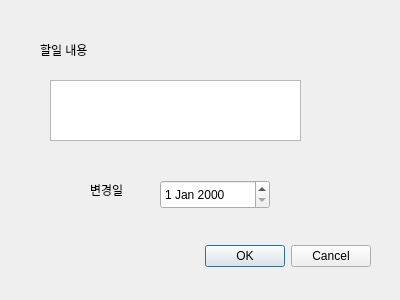
<?xml version="1.0" encoding="UTF-8"?>
<ui version="4.0">
 <class>ModifyDialog</class>
 <widget class="QDialog" name="ModifyDialog">
  <property name="geometry">
   <rect>
    <x>0</x>
    <y>0</y>
    <width>400</width>
    <height>300</height>
   </rect>
  </property>
  <property name="windowTitle">
   <string>Dialog</string>
  </property>
  <widget class="QDialogButtonBox" name="buttonBox">
   <property name="geometry">
    <rect>
     <x>30</x>
     <y>240</y>
     <width>341</width>
     <height>32</height>
    </rect>
   </property>
   <property name="orientation">
    <enum>Qt::Orientation::Horizontal</enum>
   </property>
   <property name="standardButtons">
    <set>QDialogButtonBox::StandardButton::Cancel|QDialogButtonBox::StandardButton::Ok</set>
   </property>
  </widget>
  <widget class="QLabel" name="label">
   <property name="geometry">
    <rect>
     <x>40</x>
     <y>40</y>
     <width>62</width>
     <height>20</height>
    </rect>
   </property>
   <property name="text">
    <string>할일 내용</string>
   </property>
  </widget>
  <widget class="QTextEdit" name="textEdit">
   <property name="geometry">
    <rect>
     <x>50</x>
     <y>80</y>
     <width>251</width>
     <height>61</height>
    </rect>
   </property>
  </widget>
  <widget class="QDateEdit" name="dateEdit">
   <property name="geometry">
    <rect>
     <x>160</x>
     <y>180</y>
     <width>110</width>
     <height>29</height>
    </rect>
   </property>
  </widget>
  <widget class="QLabel" name="label_2">
   <property name="geometry">
    <rect>
     <x>90</x>
     <y>180</y>
     <width>62</width>
     <height>20</height>
    </rect>
   </property>
   <property name="text">
    <string>변경일</string>
   </property>
  </widget>
 </widget>
 <resources/>
 <connections>
  <connection>
   <sender>buttonBox</sender>
   <signal>accepted()</signal>
   <receiver>ModifyDialog</receiver>
   <slot>accept()</slot>
   <hints>
    <hint type="sourcelabel">
     <x>248</x>
     <y>254</y>
    </hint>
    <hint type="destinationlabel">
     <x>157</x>
     <y>274</y>
    </hint>
   </hints>
  </connection>
  <connection>
   <sender>buttonBox</sender>
   <signal>rejected()</signal>
   <receiver>ModifyDialog</receiver>
   <slot>reject()</slot>
   <hints>
    <hint type="sourcelabel">
     <x>316</x>
     <y>260</y>
    </hint>
    <hint type="destinationlabel">
     <x>286</x>
     <y>274</y>
    </hint>
   </hints>
  </connection>
 </connections>
</ui>
